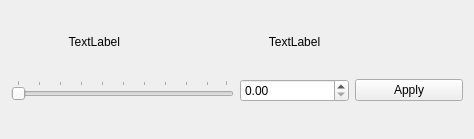
<?xml version="1.0" encoding="UTF-8"?>
<ui version="4.0">
 <class>Ex2</class>
 <widget class="QWidget" name="Ex2">
  <property name="geometry">
   <rect>
    <x>0</x>
    <y>0</y>
    <width>474</width>
    <height>139</height>
   </rect>
  </property>
  <property name="windowTitle">
   <string>Ex2</string>
  </property>
  <layout class="QGridLayout" name="gridLayout">
   <item row="0" column="0">
    <widget class="QLabel" name="lAttName">
     <property name="sizePolicy">
      <sizepolicy hsizetype="Preferred" vsizetype="Fixed">
       <horstretch>0</horstretch>
       <verstretch>0</verstretch>
      </sizepolicy>
     </property>
     <property name="text">
      <string>TextLabel</string>
     </property>
     <property name="alignment">
      <set>Qt::AlignRight|Qt::AlignTrailing|Qt::AlignVCenter</set>
     </property>
    </widget>
   </item>
   <item row="1" column="0" colspan="2">
    <widget class="WSlider" name="hslWriter">
     <property name="sizePolicy">
      <sizepolicy hsizetype="Expanding" vsizetype="Fixed">
       <horstretch>0</horstretch>
       <verstretch>1</verstretch>
      </sizepolicy>
     </property>
     <property name="orientation">
      <enum>Qt::Horizontal</enum>
     </property>
     <property name="invertedControls">
      <bool>true</bool>
     </property>
     <property name="tickPosition">
      <enum>QSlider::TicksAbove</enum>
     </property>
     <property name="tickInterval">
      <number>0</number>
     </property>
    </widget>
   </item>
   <item row="1" column="2">
    <widget class="QDoubleSpinBox" name="sbValue"/>
   </item>
   <item row="1" column="3">
    <widget class="TPushButton" name="tpbApply">
     <property name="text">
      <string>Apply</string>
     </property>
    </widget>
   </item>
   <item row="0" column="1" colspan="3">
    <widget class="ReadLabel" name="qlRead">
     <property name="text">
      <string>TextLabel</string>
     </property>
     <property name="alignment">
      <set>Qt::AlignCenter</set>
     </property>
    </widget>
   </item>
  </layout>
 </widget>
 <layoutdefault spacing="6" margin="11"/>
 <customwidgets>
  <customwidget>
   <class>TPushButton</class>
   <extends>QPushButton</extends>
   <header>TPushButton</header>
  </customwidget>
  <customwidget>
   <class>ReadLabel</class>
   <extends>QLabel</extends>
   <header>readlabelb.h</header>
  </customwidget>
  <customwidget>
   <class>WSlider</class>
   <extends>QSlider</extends>
   <header>wslider.h</header>
  </customwidget>
 </customwidgets>
 <resources/>
 <connections/>
</ui>
